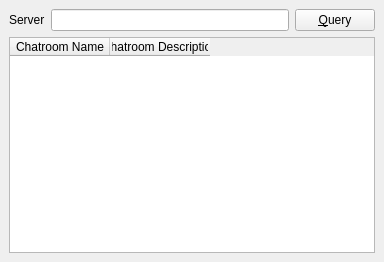
<ui version="4.0" >
 <class>dlgChatRoomsList</class>
 <widget class="QWidget" name="dlgChatRoomsList" >
  <property name="geometry" >
   <rect>
    <x>0</x>
    <y>0</y>
    <width>384</width>
    <height>262</height>
   </rect>
  </property>
  <layout class="QGridLayout" >
   <property name="margin" >
    <number>9</number>
   </property>
   <property name="spacing" >
    <number>6</number>
   </property>
   <item row="0" column="0" >
    <layout class="QHBoxLayout" >
     <property name="margin" >
      <number>0</number>
     </property>
     <property name="spacing" >
      <number>6</number>
     </property>
     <item>
      <widget class="QLabel" name="label" >
       <property name="text" >
        <string>Server</string>
       </property>
      </widget>
     </item>
     <item>
      <widget class="KLineEdit" name="leServer" />
     </item>
     <item>
      <widget class="QPushButton" name="pbQuery" >
       <property name="text" >
        <string>&amp;Query</string>
       </property>
      </widget>
     </item>
    </layout>
   </item>
   <item row="1" column="0" >
    <widget class="QTableWidget" name="tblChatRoomsList" >
     <column>
      <property name="text" >
       <string>Chatroom Name</string>
      </property>
     </column>
     <column>
      <property name="text" >
       <string>Chatroom Description</string>
      </property>
     </column>
    </widget>
   </item>
  </layout>
 </widget>
 <customwidgets>
  <customwidget>
   <class>KLineEdit</class>
   <extends>QLineEdit</extends>
   <header>klineedit.h</header>
   <container>0</container>
   <pixmap></pixmap>
  </customwidget>
 </customwidgets>
 <resources/>
 <connections/>
</ui>
